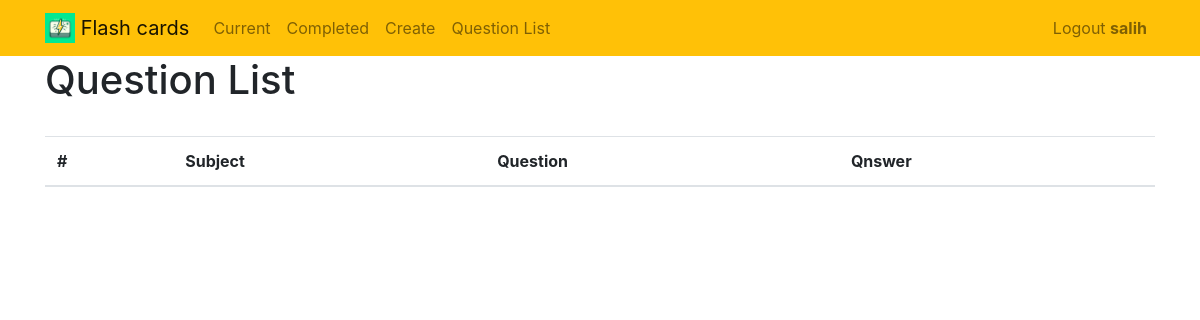
Page /questionlist/ (signed in) on the earlier database version.
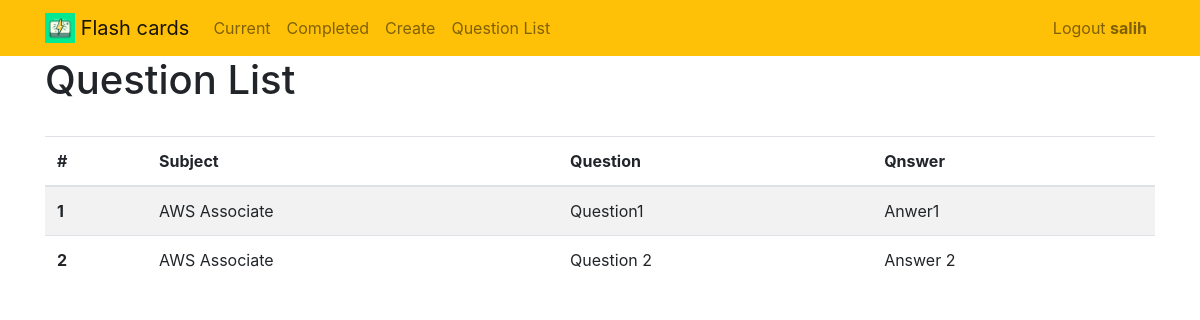
Same page on the later database version.
### cardapp/models.py (models this page shows, shortened)
class Question(models.Model):
    questiondesc  = models.CharField(max_length=100)
    subject  = models.CharField(max_length=100,default='')
    question = models.TextField(max_length=1000)
    answer = models.TextField(max_length=1000)
    user = models.ForeignKey(User, on_delete=models.CASCADE)
    created = models.DateTimeField(auto_now_add=True)

### cardapp/views.py (the view)
# urls.py: path('questionlist/', views.questionlist, name='questionlist'),
@login_required
def questionlist(request):
    questions = Question.objects.filter(user=request.user)
    return render(request,'cardapp/questionlist.html',{'questions':questions})

### cardapp/templates/cardapp/questionlist.html
{% extends "cardapp/base.html" %}
{% block content %}
<h1>
    Question List
</h1>
<br>
<table class="table table-striped">
    <thead>
        <th scope="col">#</th>
        <th scope="col">Subject</th>
        <th scope="col">Question</th>
        <th scope="col">Qnswer</th>
</thead>
<tbody>
    {%for question in questions%}
    <tr> <th scope="row">{{ question.id }}</th>
        <td>{{ question.subject }}</td>
        <td>{{ question.question }}</td>
        <td>{{ question.answer }}</td>
    {%endfor%}
    </tr>
</tbody>
</table>
{% endblock %}

Differences in the rows shown:
added Question: id "1", subject "AWS Associate", question "Question1", answer "Anwer1"
added Question: id "2", subject "AWS Associate", question "Question 2", answer "Answer 2"
